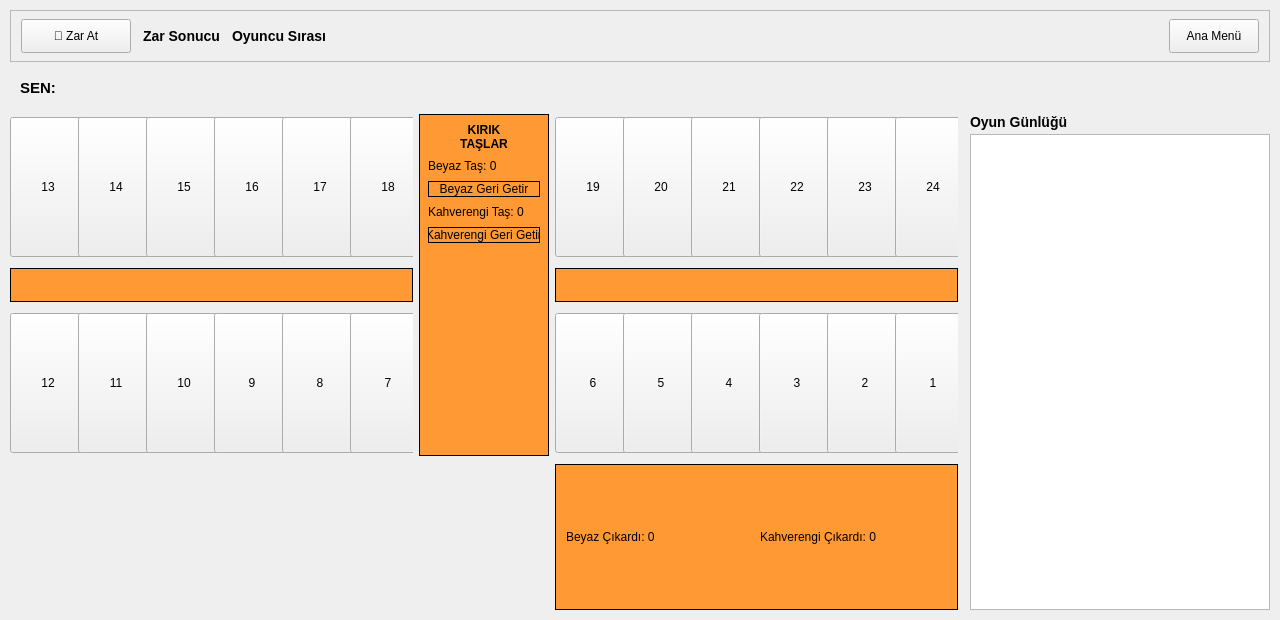
<?xml version="1.0" encoding="UTF-8"?>
<ui version="4.0">
 <class>TavlaGameWindow</class>
 <widget class="QWidget" name="TavlaGameWindow">
  <property name="windowTitle"><string>Online Tavla - Python PyQt6</string></property>
  <property name="geometry">
   <rect><x>0</x><y>0</y><width>1280</width><height>620</height></rect>
  </property>
  <property name="minimumSize"><size><width>1100</width><height>560</height></size></property>
  <layout class="QVBoxLayout" name="rootLayout">
   <property name="leftMargin"><number>10</number></property>
   <property name="topMargin"><number>10</number></property>
   <property name="rightMargin"><number>10</number></property>
   <property name="bottomMargin"><number>10</number></property>
   <property name="spacing"><number>10</number></property>
   <item>
    <widget class="QFrame" name="controls">
     <property name="frameShape"><enum>QFrame::Shape::StyledPanel</enum></property>
     <layout class="QHBoxLayout" name="controlsLayout">
      <property name="leftMargin"><number>10</number></property>
      <property name="topMargin"><number>8</number></property>
      <property name="rightMargin"><number>10</number></property>
      <property name="bottomMargin"><number>8</number></property>
      <property name="spacing"><number>12</number></property>
      <item>
       <widget class="QPushButton" name="btn_roll">
        <property name="minimumSize"><size><width>110</width><height>34</height></size></property>
        <property name="text"><string>🎲 Zar At</string></property>
       </widget>
      </item>
      <item>
       <widget class="QLabel" name="lbl_dice">
        <property name="styleSheet"><string>font-weight: bold; font-size: 14px;</string></property>
        <property name="text"><string>Zar Sonucu</string></property>
       </widget>
      </item>
      <item>
       <widget class="QLabel" name="lbl_current_player">
        <property name="styleSheet"><string>font-weight: bold; font-size: 14px;</string></property>
        <property name="text"><string>Oyuncu Sırası</string></property>
       </widget>
      </item>
      <item>
       <spacer name="controlSpacer">
        <property name="orientation"><enum>Qt::Orientation::Horizontal</enum></property>
        <property name="sizeHint"><size><width>40</width><height>20</height></size></property>
       </spacer>
      </item>
      <item>
       <widget class="QPushButton" name="btn_leave">
        <property name="minimumSize"><size><width>90</width><height>34</height></size></property>
        <property name="text"><string>Ana Menü</string></property>
       </widget>
      </item>
     </layout>
    </widget>
   </item>
   <item>
    <widget class="QFrame" name="role_bar">
     <layout class="QHBoxLayout" name="roleLayout">
      <property name="leftMargin"><number>10</number></property>
      <property name="topMargin"><number>6</number></property>
      <property name="rightMargin"><number>10</number></property>
      <property name="bottomMargin"><number>6</number></property>
      <item>
       <widget class="QLabel" name="lbl_role_badge">
        <property name="styleSheet"><string>font-size: 15px; font-weight: bold;</string></property>
        <property name="text"><string>SEN:</string></property>
       </widget>
      </item>
      <item>
       <spacer name="roleSpacer">
        <property name="orientation"><enum>Qt::Orientation::Horizontal</enum></property>
        <property name="sizeHint"><size><width>40</width><height>20</height></size></property>
       </spacer>
      </item>
     </layout>
    </widget>
   </item>
   <item>
    <layout class="QHBoxLayout" name="bodyLayout" stretch="1,0">
     <property name="spacing"><number>12</number></property>
     <item>
      <widget class="QFrame" name="board_frame">
       <layout class="QGridLayout" name="board_layout">
        <property name="leftMargin"><number>0</number></property>
        <property name="topMargin"><number>0</number></property>
        <property name="rightMargin"><number>0</number></property>
        <property name="bottomMargin"><number>0</number></property>
        <property name="horizontalSpacing"><number>6</number></property>
        <property name="verticalSpacing"><number>8</number></property>
        <item row="0" column="0">

       <widget class="QFrame" name="top_left">
        <property name="frameShape"><enum>QFrame::Shape::NoFrame</enum></property>
        <layout class="QHBoxLayout" name="top_left_layout">
         <property name="spacing"><number>5</number></property>
         <property name="leftMargin"><number>0</number></property>
         <property name="topMargin"><number>0</number></property>
         <property name="rightMargin"><number>0</number></property>
         <property name="bottomMargin"><number>0</number></property>

         <item>
          <widget class="QPushButton" name="btn13">
           <property name="text"><string>13</string></property>
           <property name="minimumSize"><size><width>76</width><height>140</height></size></property>
          </widget>
         </item>

         <item>
          <widget class="QPushButton" name="btn14">
           <property name="text"><string>14</string></property>
           <property name="minimumSize"><size><width>76</width><height>140</height></size></property>
          </widget>
         </item>

         <item>
          <widget class="QPushButton" name="btn15">
           <property name="text"><string>15</string></property>
           <property name="minimumSize"><size><width>76</width><height>140</height></size></property>
          </widget>
         </item>

         <item>
          <widget class="QPushButton" name="btn16">
           <property name="text"><string>16</string></property>
           <property name="minimumSize"><size><width>76</width><height>140</height></size></property>
          </widget>
         </item>

         <item>
          <widget class="QPushButton" name="btn17">
           <property name="text"><string>17</string></property>
           <property name="minimumSize"><size><width>76</width><height>140</height></size></property>
          </widget>
         </item>

         <item>
          <widget class="QPushButton" name="btn18">
           <property name="text"><string>18</string></property>
           <property name="minimumSize"><size><width>76</width><height>140</height></size></property>
          </widget>
         </item>
        </layout>
       </widget>
        </item>
        <item row="0" column="1" rowspan="3">
         <widget class="QFrame" name="bar">
          <property name="minimumSize"><size><width>130</width><height>0</height></size></property>
          <property name="maximumSize"><size><width>130</width><height>16777215</height></size></property>
          <property name="styleSheet"><string>background: #ff9933; border: 1px solid black;</string></property>
          <layout class="QVBoxLayout" name="bar_layout">
           <property name="leftMargin"><number>8</number></property>
           <property name="topMargin"><number>8</number></property>
           <property name="rightMargin"><number>8</number></property>
           <property name="bottomMargin"><number>8</number></property>
           <property name="spacing"><number>8</number></property>
           <item><widget class="QLabel" name="broken_title"><property name="alignment"><set>Qt::AlignmentFlag::AlignCenter</set></property><property name="styleSheet"><string>font-weight: bold; border: 0;</string></property><property name="text"><string>KIRIK
TAŞLAR</string></property></widget></item>
           <item><widget class="QLabel" name="lbl_white_broken"><property name="styleSheet"><string>border: 0;</string></property><property name="text"><string>Beyaz Taş: 0</string></property></widget></item>
           <item><widget class="QPushButton" name="btn_white_return"><property name="text"><string>Beyaz Geri Getir</string></property></widget></item>
           <item><widget class="QLabel" name="lbl_brown_broken"><property name="styleSheet"><string>border: 0;</string></property><property name="text"><string>Kahverengi Taş: 0</string></property></widget></item>
           <item><widget class="QPushButton" name="btn_brown_return"><property name="text"><string>Kahverengi Geri Getir</string></property></widget></item>
           <item><spacer name="brokenSpacer"><property name="orientation"><enum>Qt::Orientation::Vertical</enum></property><property name="sizeHint"><size><width>20</width><height>40</height></size></property></spacer></item>
          </layout>
         </widget>
        </item>
        <item row="0" column="2">

       <widget class="QFrame" name="top_right">
        <property name="frameShape"><enum>QFrame::Shape::NoFrame</enum></property>
        <layout class="QHBoxLayout" name="top_right_layout">
         <property name="spacing"><number>5</number></property>
         <property name="leftMargin"><number>0</number></property>
         <property name="topMargin"><number>0</number></property>
         <property name="rightMargin"><number>0</number></property>
         <property name="bottomMargin"><number>0</number></property>

         <item>
          <widget class="QPushButton" name="btn19">
           <property name="text"><string>19</string></property>
           <property name="minimumSize"><size><width>76</width><height>140</height></size></property>
          </widget>
         </item>

         <item>
          <widget class="QPushButton" name="btn20">
           <property name="text"><string>20</string></property>
           <property name="minimumSize"><size><width>76</width><height>140</height></size></property>
          </widget>
         </item>

         <item>
          <widget class="QPushButton" name="btn21">
           <property name="text"><string>21</string></property>
           <property name="minimumSize"><size><width>76</width><height>140</height></size></property>
          </widget>
         </item>

         <item>
          <widget class="QPushButton" name="btn22">
           <property name="text"><string>22</string></property>
           <property name="minimumSize"><size><width>76</width><height>140</height></size></property>
          </widget>
         </item>

         <item>
          <widget class="QPushButton" name="btn23">
           <property name="text"><string>23</string></property>
           <property name="minimumSize"><size><width>76</width><height>140</height></size></property>
          </widget>
         </item>

         <item>
          <widget class="QPushButton" name="btn24">
           <property name="text"><string>24</string></property>
           <property name="minimumSize"><size><width>76</width><height>140</height></size></property>
          </widget>
         </item>
        </layout>
       </widget>
        </item>
        <item row="1" column="0">
         <widget class="QLabel" name="middle_left"><property name="minimumSize"><size><width>0</width><height>34</height></size></property><property name="maximumSize"><size><width>16777215</width><height>34</height></size></property><property name="styleSheet"><string>background: #ff9933; border: 1px solid black;</string></property><property name="text"><string/></property></widget>
        </item>
        <item row="1" column="2">
         <widget class="QLabel" name="middle_right"><property name="minimumSize"><size><width>0</width><height>34</height></size></property><property name="maximumSize"><size><width>16777215</width><height>34</height></size></property><property name="styleSheet"><string>background: #ff9933; border: 1px solid black;</string></property><property name="text"><string/></property></widget>
        </item>
        <item row="2" column="0">

       <widget class="QFrame" name="bottom_left">
        <property name="frameShape"><enum>QFrame::Shape::NoFrame</enum></property>
        <layout class="QHBoxLayout" name="bottom_left_layout">
         <property name="spacing"><number>5</number></property>
         <property name="leftMargin"><number>0</number></property>
         <property name="topMargin"><number>0</number></property>
         <property name="rightMargin"><number>0</number></property>
         <property name="bottomMargin"><number>0</number></property>

         <item>
          <widget class="QPushButton" name="btn12">
           <property name="text"><string>12</string></property>
           <property name="minimumSize"><size><width>76</width><height>140</height></size></property>
          </widget>
         </item>

         <item>
          <widget class="QPushButton" name="btn11">
           <property name="text"><string>11</string></property>
           <property name="minimumSize"><size><width>76</width><height>140</height></size></property>
          </widget>
         </item>

         <item>
          <widget class="QPushButton" name="btn10">
           <property name="text"><string>10</string></property>
           <property name="minimumSize"><size><width>76</width><height>140</height></size></property>
          </widget>
         </item>

         <item>
          <widget class="QPushButton" name="btn9">
           <property name="text"><string>9</string></property>
           <property name="minimumSize"><size><width>76</width><height>140</height></size></property>
          </widget>
         </item>

         <item>
          <widget class="QPushButton" name="btn8">
           <property name="text"><string>8</string></property>
           <property name="minimumSize"><size><width>76</width><height>140</height></size></property>
          </widget>
         </item>

         <item>
          <widget class="QPushButton" name="btn7">
           <property name="text"><string>7</string></property>
           <property name="minimumSize"><size><width>76</width><height>140</height></size></property>
          </widget>
         </item>
        </layout>
       </widget>
        </item>
        <item row="2" column="2">

       <widget class="QFrame" name="bottom_right">
        <property name="frameShape"><enum>QFrame::Shape::NoFrame</enum></property>
        <layout class="QHBoxLayout" name="bottom_right_layout">
         <property name="spacing"><number>5</number></property>
         <property name="leftMargin"><number>0</number></property>
         <property name="topMargin"><number>0</number></property>
         <property name="rightMargin"><number>0</number></property>
         <property name="bottomMargin"><number>0</number></property>

         <item>
          <widget class="QPushButton" name="btn6">
           <property name="text"><string>6</string></property>
           <property name="minimumSize"><size><width>76</width><height>140</height></size></property>
          </widget>
         </item>

         <item>
          <widget class="QPushButton" name="btn5">
           <property name="text"><string>5</string></property>
           <property name="minimumSize"><size><width>76</width><height>140</height></size></property>
          </widget>
         </item>

         <item>
          <widget class="QPushButton" name="btn4">
           <property name="text"><string>4</string></property>
           <property name="minimumSize"><size><width>76</width><height>140</height></size></property>
          </widget>
         </item>

         <item>
          <widget class="QPushButton" name="btn3">
           <property name="text"><string>3</string></property>
           <property name="minimumSize"><size><width>76</width><height>140</height></size></property>
          </widget>
         </item>

         <item>
          <widget class="QPushButton" name="btn2">
           <property name="text"><string>2</string></property>
           <property name="minimumSize"><size><width>76</width><height>140</height></size></property>
          </widget>
         </item>

         <item>
          <widget class="QPushButton" name="btn1">
           <property name="text"><string>1</string></property>
           <property name="minimumSize"><size><width>76</width><height>140</height></size></property>
          </widget>
         </item>
        </layout>
       </widget>
        </item>
        <item row="3" column="2">
         <widget class="QFrame" name="out_frame">
          <property name="styleSheet"><string>background: #ff9933; border: 1px solid black;</string></property>
          <layout class="QHBoxLayout" name="out_layout">
           <property name="leftMargin"><number>10</number></property>
           <property name="topMargin"><number>6</number></property>
           <property name="rightMargin"><number>10</number></property>
           <property name="bottomMargin"><number>6</number></property>
           <item><widget class="QLabel" name="lbl_white_out"><property name="styleSheet"><string>border: 0;</string></property><property name="text"><string>Beyaz Çıkardı: 0</string></property></widget></item>
           <item><widget class="QLabel" name="lbl_brown_out"><property name="styleSheet"><string>border: 0;</string></property><property name="text"><string>Kahverengi Çıkardı: 0</string></property></widget></item>
          </layout>
         </widget>
        </item>
       </layout>
      </widget>
     </item>
     <item>
      <widget class="QFrame" name="side">
       <property name="minimumSize"><size><width>300</width><height>0</height></size></property>
       <property name="maximumSize"><size><width>360</width><height>16777215</height></size></property>
       <layout class="QVBoxLayout" name="side_layout">
        <property name="leftMargin"><number>0</number></property>
        <property name="topMargin"><number>0</number></property>
        <property name="rightMargin"><number>0</number></property>
        <property name="bottomMargin"><number>0</number></property>
        <property name="spacing"><number>4</number></property>
        <item><widget class="QLabel" name="log_title"><property name="styleSheet"><string>font-weight: bold; font-size: 14px;</string></property><property name="text"><string>Oyun Günlüğü</string></property></widget></item>
        <item><widget class="QPlainTextEdit" name="txt_log"><property name="readOnly"><bool>true</bool></property></widget></item>
       </layout>
      </widget>
     </item>
    </layout>
   </item>
  </layout>
 </widget>
 <resources/>
 <connections/>
</ui>
